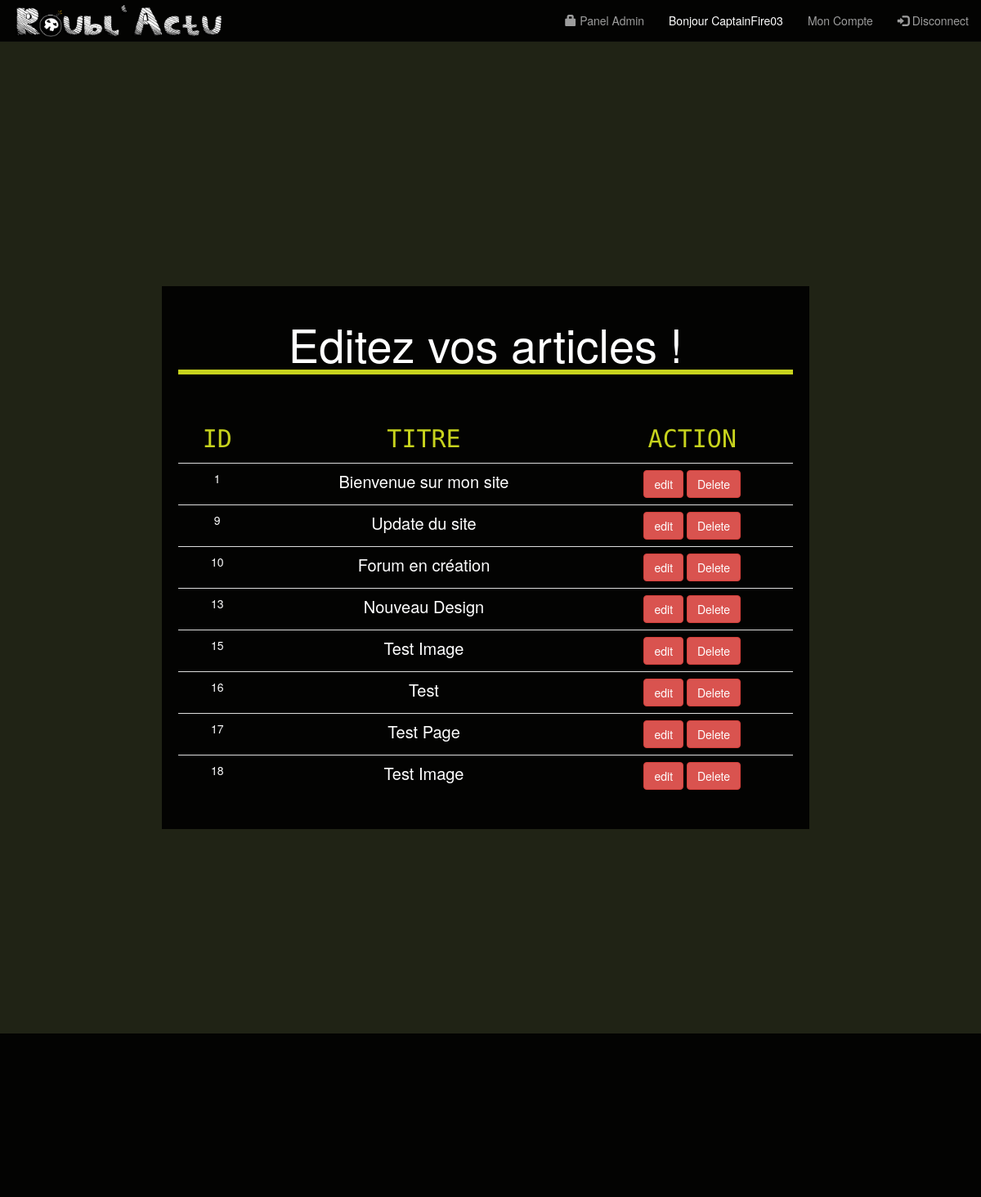
Page /admin.php?p=posts.edit (signed in) on the earlier database version.
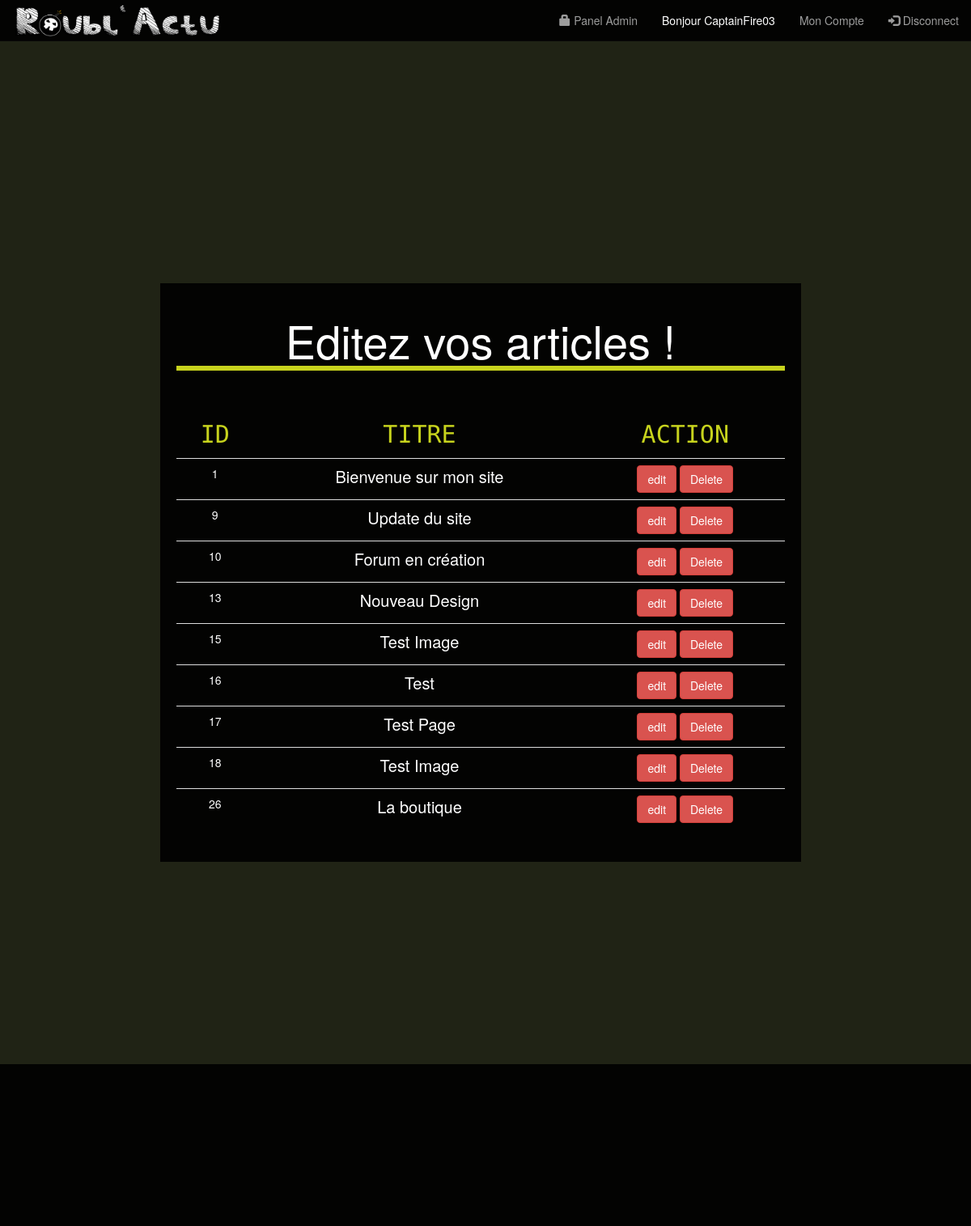
Same page on the later database version.
### tables this page shows
CREATE TABLE `articles` (
  `id` int(11) NOT NULL,
  `titre` varchar(50) NOT NULL,
  `contenu` longtext NOT NULL,
  `date_creation` date NOT NULL,
  `category_id` int(11) DEFAULT NULL,
  `auteur` varchar(20) NOT NULL,
  `img` varchar(255) NOT NULL
);

### app/App.php (called while the page is built, shortened)
<?php
class App
{
	private static $_instance;
	private $db_instance;
	public static function load()
	{
		require ROOT.'/app/Autoloader.php';
		require ROOT.'/core/Autoloader.php';
	}
	public static function getInstance(){
		if (is_null(self::$_instance)){
			self::$_instance = new App();
		}
		return self::$_instance;
	}
	public function getTable($name){
		return new $class_name($this->getDb());
	}
	public function getDb(){
		$config = Config::getInstance(ROOT.'/config/config.php');
		if (is_null($this->db_instance)){
				$this->db_instance = new MysqlDatabase(
					$config->get('db_name'),
					$config->get('db_user'),
					$config->get('db_pass'),
					$config->get('db_host'));
		}
		return $this->db_instance;
	}
}

### app/Autoloader.php (called while the page is built, shortened)
<?php
class Autoloader
{
		static function autoload($class)
		{
			if(strpos($class, __NAMESPACE__.'\\') === 0){
				$class = str_replace(__NAMESPACE__.'\\', '', $class);
				$class = str_replace('\\', '/', $class);
			}
		}
}

### core/Autoloader.php (called while the page is built, shortened)
<?php
class Autoloader
{
		static function autoload($class)
		{
			if(strpos($class, __NAMESPACE__.'\\') === 0){
				$class = str_replace(__NAMESPACE__.'\\', '', $class);
				$class = str_replace('\\', '/', $class);
			}
		}
}

### core/Config.php (called while the page is built, shortened)
<?php
class Config
{
	private static $_instance;
	private $settings = [];
	public static function getInstance($file){
		if(is_null(self::$_instance)){
			self::$_instance = new Config($file);
		}
		return self::$_instance;
	}
	public function __construct($file){
		$this->settings = require($file);
	}
	public function get($key){
		return $this->settings[$key];
	}
}

### config/config.php (called while the page is built)
<?php
return array(
	"db_user" => "root",
	"db_pass" => "",
	"db_name" => "newapp",
	"db_host" => "localhost"
	);

### core/Table/Table.php (called while the page is built, shortened)
<?php
class Table
{
	protected $db;
	protected $table;
	public function __construct(Database $db){
		$this->db = $db;
	}
	public function all(){
		return $this->query("
							SELECT *
							FROM ".$this->table."
							");
	}
	public function query($statement, $attributes = null, $one=false)
	{
		if ($attributes) {
			return $this->db->prepare(
				$statement,
				$attributes,
				str_replace('Table', 'Entity', get_class($this)),
				$one);
		}else{
			return $this->db->query(
				$statement,
				str_replace('Table', 'Entity', get_class($this)),
				$one);
		}
	}
}

### core/Database/MysqlDatabase.php (called while the page is built, shortened)
<?php
class MysqlDatabase extends Database
{
	private $db_name;
	private $db_user;
	private $db_pass;
	private $db_host;
	private $pdo;
	function __construct($db_name, $db_user='root', $db_pass='', $db_host='localhost')
	{
			$this->db_name= $db_name;
			$this->db_user= $db_user;
			$this->db_pass= $db_pass;
			$this->db_host= $db_host;
	}
	private function getPdo(){
		if($this->pdo === null){
		 	$pdo = new PDO('mysql:dbname='.$this->db_name.';host='.$this->db_host.';charset=UTF8',
		 	 			$this->db_user,
		 	 			$this->db_pass);
  			$pdo->setAttribute(	PDO::ATTR_ERRMODE,
  								PDO::ERRMODE_EXCEPTION);
  			$this->pdo = $pdo;
  		}
  		return $this->pdo;
	}
	public function query($statement, $class_name = null, $one= false){
		$req = $this->getPdo()->query($statement);
		if (is_null($class_name)) {
			$req->setFetchMode(PDO::FETCH_OBJ);
		}else{
			$req->setFetchMode(PDO::FETCH_CLASS, $class_name);
		}
		if ($one===false){
			$datas= $req->fetchAll();
		}else{
			$datas= $req->fetch();
		}
		return $datas;
	}
}

### pages/admin/posts/index.php (the view, shortened to what the changed rows need)
<?php
$posts = App::getInstance()->getTable('Post')->all();
?>
<div class="row" style="width: 99%">
<div class="col-md-8" id="zoneAdmin">
<h1 style="font-size: 4em; margin-bottom: 50px; border-bottom:6px solid  rgb(199,211,29);">Editez vos articles !</h1>
<table class="table">
	<thead>
		<tr>
			<td class="description">ID</td>
			<td class="description">TITRE</td>
			<td class="description">ACTION</td>
		</tr>
	</thead>
	<tbody>
	<?php foreach ($posts as $post) : ?>
		<tr>
		<td><?= $post->id; ?></td>
		<td  class="action"><?= $post->titre; ?></td>
		<td><a href="admin.php?p=posts.single&id=<?=$post->id;?>" ><button class="btn btn-danger">edit</button>
<form method="post" action="admin.php?p=posts.delete" style="display: inline-block;">
	<input class="btn btn-danger" type="submit" name="OK" value="Delete">
</form>
			</a>
		</td>
		</tr>
	<?php endforeach; ?>
	</tbody>
</table>
</div>

### pages/templates/default.php (shortened to what the changed rows need)
<!DOCTYPE html>
<html lang="fr">
  <head>
      <link rel="stylesheet" type="text/css" href="frameworks/bootstrap.min.css">
      <link rel="stylesheet" href="https://maxcdn.bootstrapcdn.com/bootstrap/3.3.7/css/bootstrap.min.css">
      <link href="//maxcdn.bootstrapcdn.com/font-awesome/4.2.0/css/font-awesome.min.css" rel="stylesheet">
      <link rel="stylesheet" type="text/css" href="css/style.css">
  </head>
<body>
<nav class="navbar navbar-inverse navbar-fixed-top">
  <div class="container-fluid">
    <div class="navbar-header">
      <a class="navbar-brand" href="index.php"><img src="img/logoNav.png" height="40" style="margin-top: -10px;"></a>
    </div>
  </div>
</nav>
  <div class="container" style="margin: 0; padding: 0; width: 100%;">
      <div class="starter-template">
        <?= $content; ?>
      </div>
  </div>
<link rel="stylesheet" type="text/css" href="//cdnjs.cloudflare.com/ajax/libs/cookieconsent2/3.0.3/cookieconsent.min.css" />
</body>
</html>

Differences in the rows shown:
added articles: id "26", titre "La boutique"
